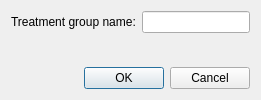
<?xml version="1.0" encoding="UTF-8"?>
<ui version="4.0">
 <class>new_group_dialog</class>
 <widget class="QDialog" name="new_group_dialog">
  <property name="geometry"><rect><x>0</x><y>0</y><width>0</width><height>0</height></rect></property>
  <property name="windowTitle"><string>Add Treatment Group (Arm)</string></property>
  <property name="windowIcon"><iconset resource="images/icons.qrc"><normaloff>:/misc/meta.png</normaloff>:/misc/meta.png</iconset></property>
  <layout class="QVBoxLayout" name="verticalLayout">
   <item><layout class="QFormLayout" name="formLayout"><property name="fieldGrowthPolicy"><enum>QFormLayout::AllNonFixedFieldsGrow</enum></property><item row="0" column="0"><widget class="QLabel" name="label_2"><property name="text"><string>Treatment group name:</string></property><property name="buddy"><cstring>group_name_le</cstring></property></widget></item><item row="0" column="1"><widget class="QLineEdit" name="group_name_le"><property name="alignment"><set>Qt::AlignCenter</set></property></widget></item></layout></item>
   <item><widget class="QDialogButtonBox" name="buttonBox"><property name="orientation"><enum>Qt::Horizontal</enum></property><property name="standardButtons"><set>QDialogButtonBox::Cancel|QDialogButtonBox::Ok</set></property></widget></item>
  </layout>
 </widget>
 <tabstops><tabstop>group_name_le</tabstop></tabstops>
 <resources><include location="images/icons.qrc"/></resources>
 <connections><connection><sender>buttonBox</sender><signal>accepted()</signal><receiver>new_group_dialog</receiver><slot>accept()</slot></connection><connection><sender>buttonBox</sender><signal>rejected()</signal><receiver>new_group_dialog</receiver><slot>reject()</slot></connection></connections>
</ui>
